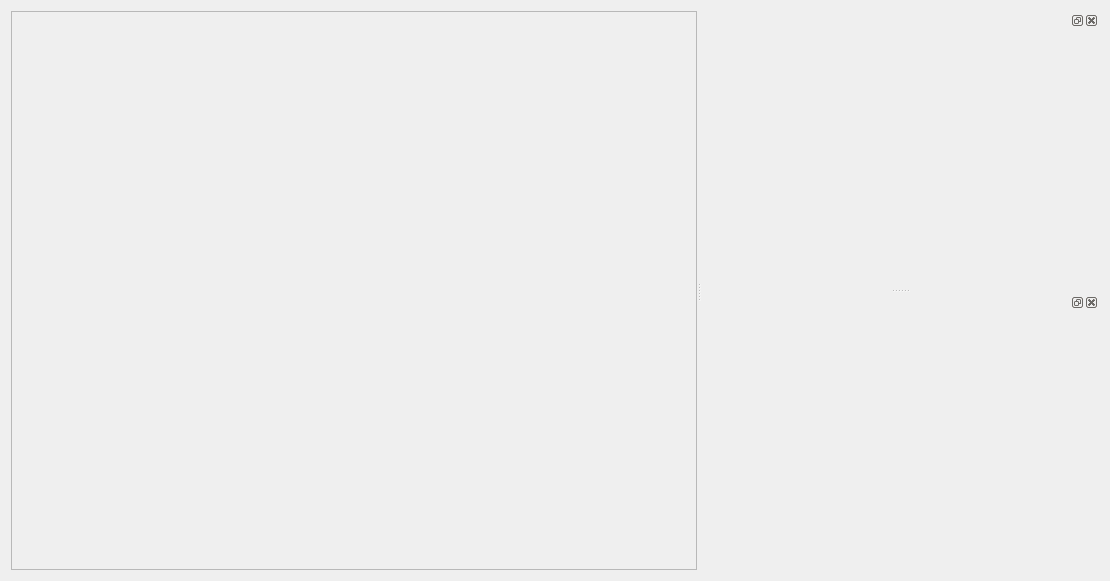
<?xml version="1.0" encoding="UTF-8"?>
<ui version="4.0">
 <class>Tab_Creator</class>
 <widget class="QWidget" name="Tab_Creator">
  <property name="geometry">
   <rect>
    <x>0</x>
    <y>0</y>
    <width>1110</width>
    <height>581</height>
   </rect>
  </property>
  <property name="windowTitle">
   <string>Form</string>
  </property>
  <layout class="QGridLayout" name="gridLayout">
   <item row="0" column="0">
    <widget class="QSplitter" name="splitter_2">
     <property name="orientation">
      <enum>Qt::Horizontal</enum>
     </property>
     <widget class="QFrame" name="frame">
      <property name="frameShape">
       <enum>QFrame::StyledPanel</enum>
      </property>
      <property name="frameShadow">
       <enum>QFrame::Raised</enum>
      </property>
     </widget>
     <widget class="QSplitter" name="splitter">
      <property name="orientation">
       <enum>Qt::Vertical</enum>
      </property>
      <widget class="QDockWidget" name="dockWidget">
       <widget class="QWidget" name="dockWidgetContents_3"/>
      </widget>
      <widget class="QDockWidget" name="dockWidget_2">
       <widget class="QWidget" name="dockWidgetContents_4"/>
      </widget>
     </widget>
    </widget>
   </item>
  </layout>
 </widget>
 <resources/>
 <connections/>
</ui>
